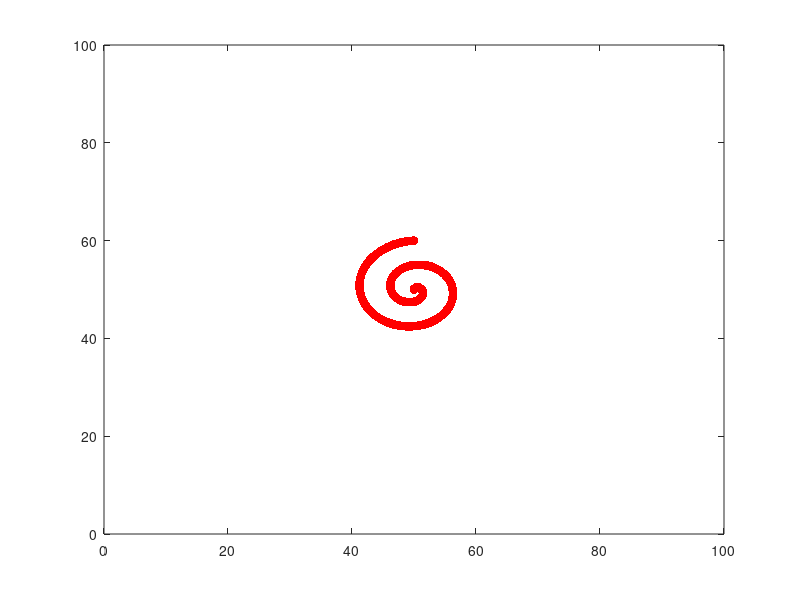

The MATLAB script that drew this image: (Note: this script raises an error after producing the figure.)
clc
clear
close all

testlength=1000;
deltat=1;
Xc=[50;50;3];
s=zeros(4,testlength);
% s(:,1)=[5/4*pi;pi/2+0.0424;0;0];
s(:,1)=[0;pi;0;0];
lmd=3;
% 
Xt(1,:)=linspace(50,80,testlength);
Xt(2,:)=linspace(50,80,testlength);
x=linspace(-1*pi*1,0,testlength);
r=20;
Xt(1,:)=sin(x(1:testlength)).*r+50;
Xt(2,:)=cos(x(1:testlength)).*r+50;

x=linspace(-1*pi*2,pi*2,testlength);
r=linspace(0,10,testlength);
Xt(1,:)=sin(x(1:testlength)).*r(1:testlength)+50;
Xt(2,:)=cos(x(1:testlength)).*r(1:testlength)+50;

plot(Xt(1,2:end),Xt(2,2:end),'r.','MarkerSize',19)
Xt_est=zeros(2,testlength);
Xt_est(:,1)=[50;50];
dXt=[0;0];
u=[0;0];
hold on
xlim([0,100])
ylim([0,100])

for i=1:testlength
    Rphi=[1 0 0;
          0 cos(s(2,i)) sin(s(2,i));
          0 -sin(s(2,i)) cos(s(2,i))];  
    Rpsi=[cos(s(1,i)) sin(s(1,i)) 0;
          -sin(s(1,i)) cos(s(1,i)) 0;
          0 0 1];
    Qt(:,i)=Rphi*Rpsi*([Xt(:,i);0]-Xc);
    Pt(:,i)=lmd*[Qt(1,i)/Qt(3,i);Qt(2,i)/Qt(3,i)];
    
    temp=Rpsi'*(Rphi'*[Pt(:,i);lmd]);
    t=-3/temp(3);
    Xt(:,i)=[temp(1)*t+50;temp(2)*t+50];
    
    if i>=2
    dXt=Xt(:,i)-Xt(:,i-1);
%     H=[-lmd/Qt(3,i) 0 Pt(1,i)/Qt(3,i) Pt(1,i)*Pt(2,i)/lmd -(lmd^2+Pt(1,i)^2)/lmd Pt(2,i);
%        0 -lmd/Qt(3,i) Pt(2,i)/Qt(3,i) (lmd^2+Pt(1,i)^2)/lmd -Pt(1,i)*Pt(2,i)/lmd -Pt(1,i)];
%     dPt(:,i)=H*cat(1,cat(2,Rphi'*Rpsi',zeros(3)),cat(2,zeros(3),-Rphi'))*[dXt(:,i);0;s(3,i);0;s(4,i)];
    
    end
    Xt_est(:,i+1)=dXt+Xt(:,i);
    
    u=cam_controller_1(Xt_est(:,i+1),s(:,i),u);%,u,deltat);
    s(3,i+1)=s(3,i)+(100/180*pi)*u(1);
%     s(3,i+1)=min(s(3,i+1),(100/180*pi));
    s(4,i+1)=s(4,i)+(100/180*pi)*u(2);
%     s(4,i+1)=min(s(4,i+1),(100/180*pi));
    s(1,i+1)=s(1,i)+s(3,i);
    if s(1,i+1)>2*pi
        s(1,i+1)=s(1,i+1)-2*pi;
    end
    
    s(2,i+1)=s(2,i)+s(4,i);  
end



plot(Xt_est(1,2:end),Xt_est(2,2:end),'k--','Linewidth',2)
set(gca,'FontSize',28)
legend('Input trajectory','Detected trajectory')


figure
alf=30;
D=zeros(testlength-1,testlength);
for i=1:testlength-1
    D(i,i)=-1;
    D(i,i+1)=1;
end
A=zeros(2*testlength-1,testlength);
A(1:testlength,:)=eye(testlength);
A(testlength+1:end,:)=alf*D;
b=[s(1,1:testlength)';zeros(testlength-1,1)];
y_corr_1=pinv(A)*b;

plot(1:820,y_corr_1(81:900)*180/pi,'k--')
xlim([1,820])
ylim([0,360])
set(gca,'FontSize',28)
hold on
plot(1:40:820,y_corr_1(81:40:900)*180/pi,'bs','MarkerSize',9)

alf=30;
D=zeros(testlength-1,testlength);
for i=1:testlength-1
    D(i,i)=-1;
    D(i,i+1)=1;
end
A=zeros(2*testlength-1,testlength);
A(1:testlength,:)=eye(testlength);
A(testlength+1:end,:)=alf*D;
b=[s(2,1:testlength)';zeros(testlength-1,1)];
y_corr_2=pinv(A)*b;

plot(1:testlength,y_corr_2(1:testlength)*180/pi,'k-.')
plot(1,s(2,1)*180/pi,'b*','MarkerSize',9)
plot(40:40:testlength,y_corr_2(40:40:testlength)*180/pi,'b*','MarkerSize',9)
legend('Pan angle','Sample pan angle points','Tilt angle','Sample tilt angle points')